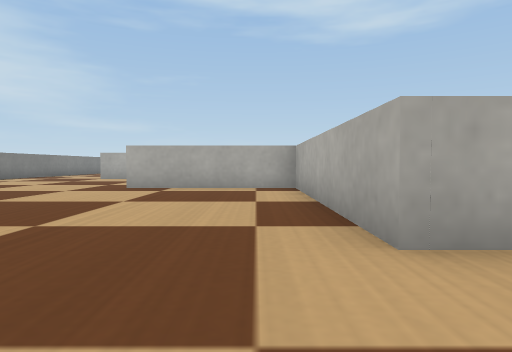
View 1 (above)

22 first-person views from a walk through a robot-simulator world made for Webots. The camera is 0.14 m above the floor, tilts 2° down and sees 75° across. The floor is counted in squares, 0.25 m on a side. Each view is taken from the middle of a square. On the plan, view 1 faces up. The plan holds only what a view shows up to about 9 squares ahead; the rest is blank. Robots are left out. Webots' stock objects and surfaces are drawn as simple stand-ins.

View 2
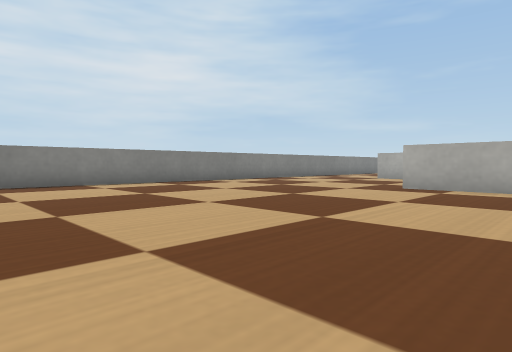

View 3
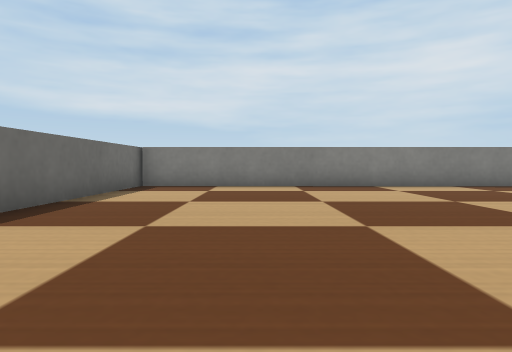

View 4
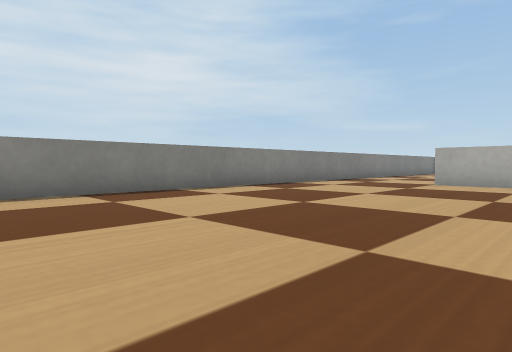

View 5
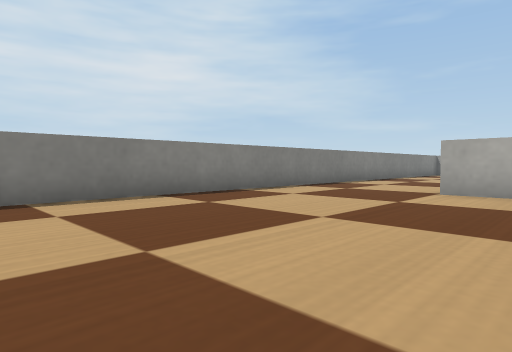

View 6
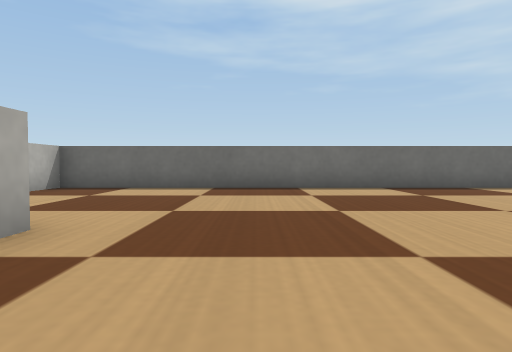

View 7
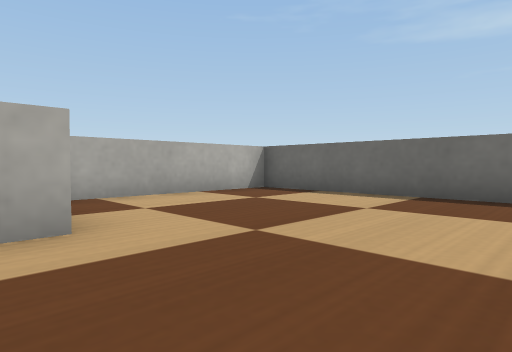

View 8
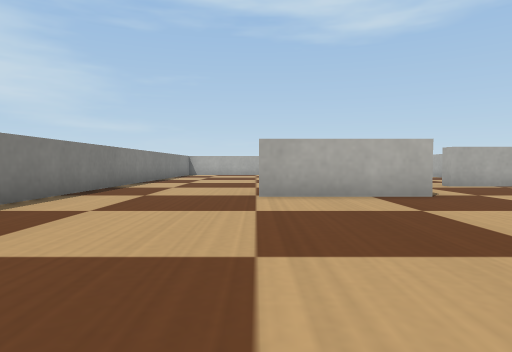

View 9
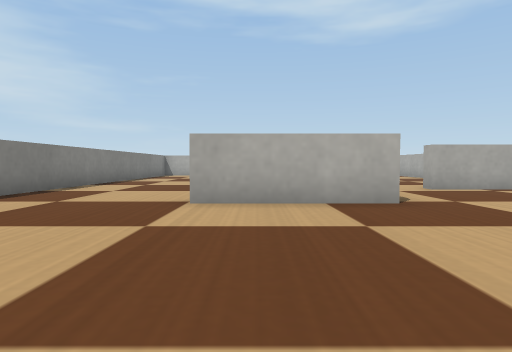

View 10
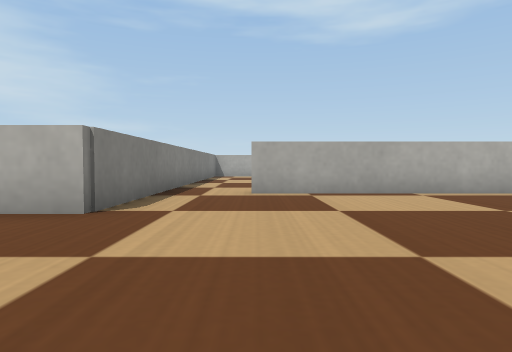

View 11
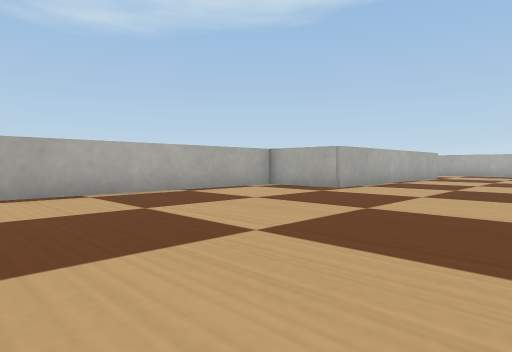

View 12
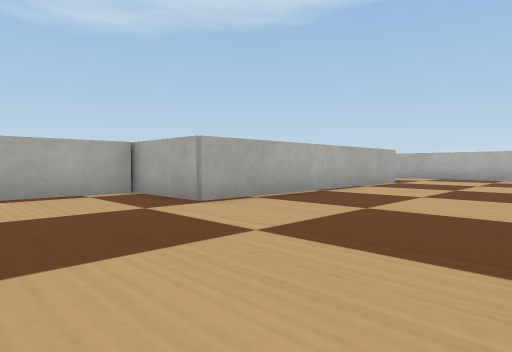

View 13
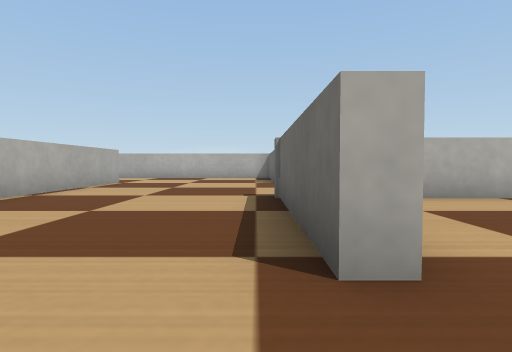

View 14
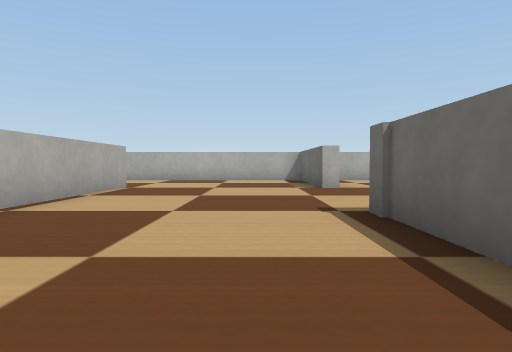

View 15
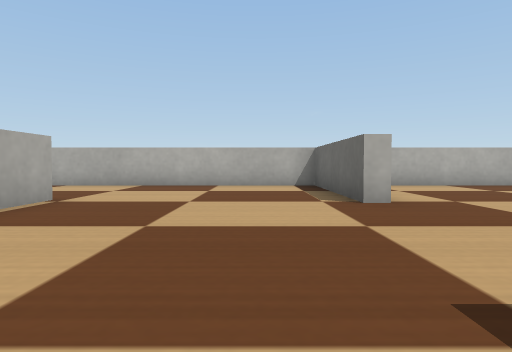

View 16
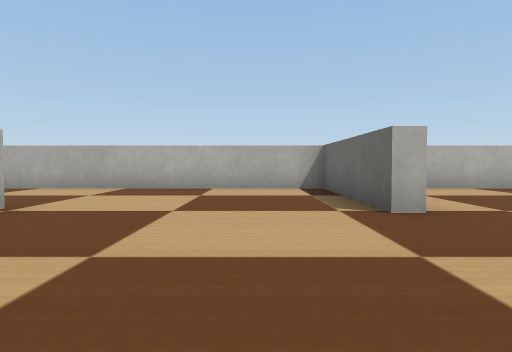

View 17
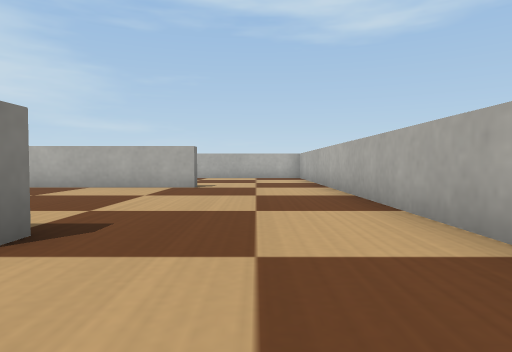

View 18
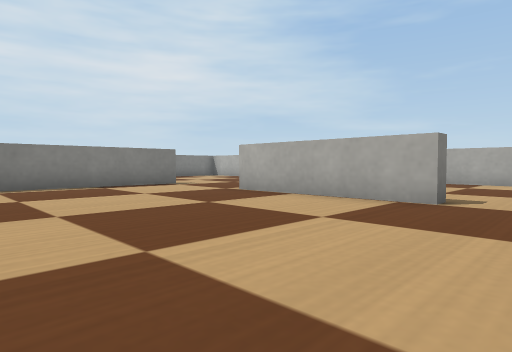

View 19
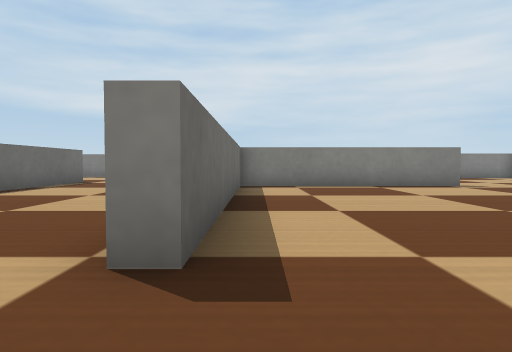

View 20
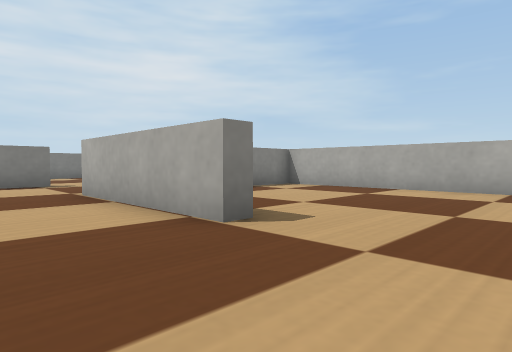

View 21
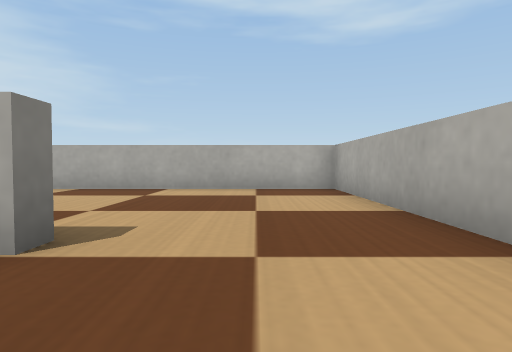

View 22
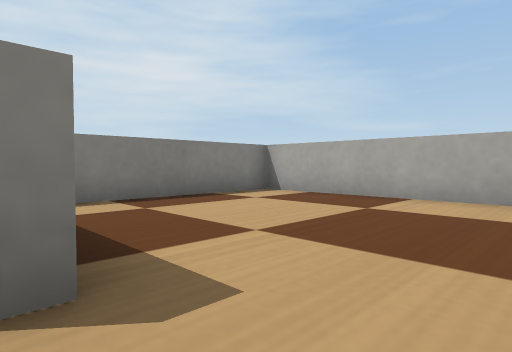

### Floor plan
Points are (right, up) in squares from view 1. A wall is a line through its corners. A room is listed if a view was taken in it or the views show most of it. See-through windows are left out.
Room 1 (views 1, 2, 3, 4, 5, 6, 7, 8, 9)
walls: (1.7, 2.2) (0.9, 2.2) (0.9, 7.8) (-3.1, 7.8); (-2.9, 12.8) (-6, 12.8); (-9.5, 13.5) (-9.6, -3) (3.7, -3) (3.7, 1.4)
ways out: opening at (-3, 10.5) to room 2; opening at (-7.5, 13)
Room 2 (views 10, 11, 12, 13, 14, 15, 16)
walls: (5.6, 8.6) (10, 8.6); (-2.9, 16.5) (-2.9, 12.8); (14.2, 13.2) (7, 13.2) (7, 15.4) (-1.1, 15.4) (-1.1, 15.9)
ways out: opening at (-3, 10.5) to room 1; opening at (14, 10.5) to room 3; opening at (-2, 16); opening at (3.5, 8); opening at (12, 8)
Room 3 (view 17)
walls: (14.2, 13.6) (14.2, 13.2); (13.8, 8.4) (17.8, 8.4) (17.8, 13.4)
ways out: opening at (14, 10.5) to room 2; opening at (16, 13) to room 4
Room 4 (views 18, 19, 20, 21)
walls: (14.5, 19) (10.4, 19); (7.4, 19.4) (7.4, 13.6) (14.2, 13.6); (17.8, 13.4) (17.8, 18.6)
ways out: opening at (16, 13) to room 3; opening at (16, 19) to room 5; opening at (9, 19)
Room 5 (view 22)
walls: (14.5, 19.5) (14.5, 19); (17.8, 18.6) (17.8, 24.6) (10.8, 24.6) (10.8, 20.5)
ways out: opening at (16, 19) to room 4

Where each view was taken, in squares from view 1:
view 1: 0 up, 0 right, facing up
view 2: 0 up, 0 right, facing up-left
view 3: 0 up, 1 left, facing left
view 4: 3 up, 3 left, facing up-left
view 5: 6 up, 4 left, facing up-left
view 6: 5 up, 1 left, facing down
view 7: 3 up, 2 left, facing down-right
view 8: 7 up, 6 left, facing up
view 9: 8 up, 5 left, facing up
view 10: 9 up, 1 left, facing up
view 11: 9 up, 0 right, facing up-right
view 12: 9 up, 4 right, facing up-right
view 13: 9 up, 4 right, facing right
view 14: 10 up, 6 right, facing right
view 15: 10 up, 9 right, facing right
view 16: 10 up, 10 right, facing right
view 17: 11 up, 16 right, facing up
view 18: 14 up, 16 right, facing up-left
view 19: 14 up, 16 right, facing left
view 20: 17 up, 17 right, facing up-left
view 21: 17 up, 16 right, facing up
view 22: 19 up, 16 right, facing up-left
